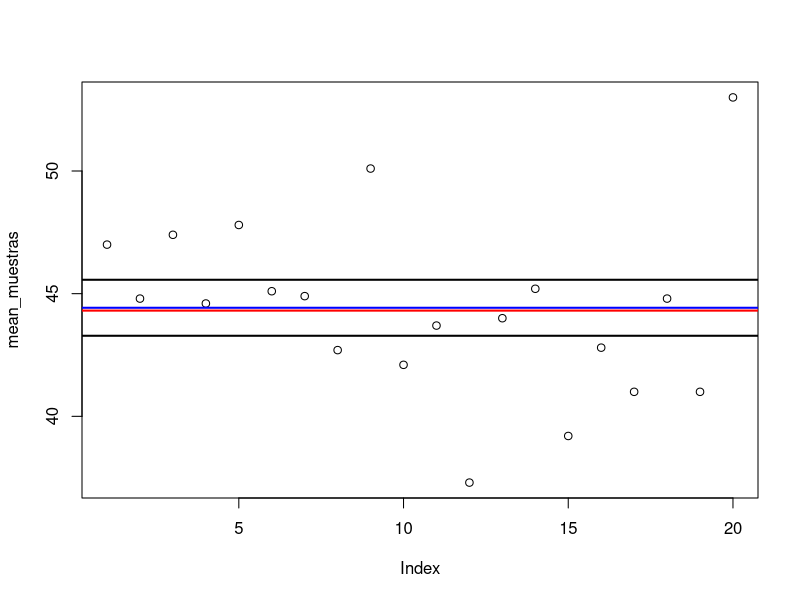

This chart was generated by the following R code:
pob = round(runif(100, min=18, max = 65))
#pob = round(rnorm(100, mean=50, sd=20))

print(shapiro.test(pob))

print(paste(' mean pob. = ', mean(pob)))
print(paste(' var pob.=', round(var(pob), 2)))

nmuestras = 20
mean_muestras = rep(0, 20)

tam = 10

for (i in 1:20){
	muestra = sample(pob, tam)
	mean_muestras[i] = mean(muestra)
}

plot(mean_muestras)
abline(mean(pob), 0, col='red', lwd=2)
abline(mean(mean_muestras), 0, col='blue', lwd=2)
abline(mean(mean_muestras)-sd(mean_muestras)/sqrt(tam), 0, lwd=2)
abline(mean(mean_muestras)+sd(mean_muestras)/sqrt(tam), 0, lwd=2)


